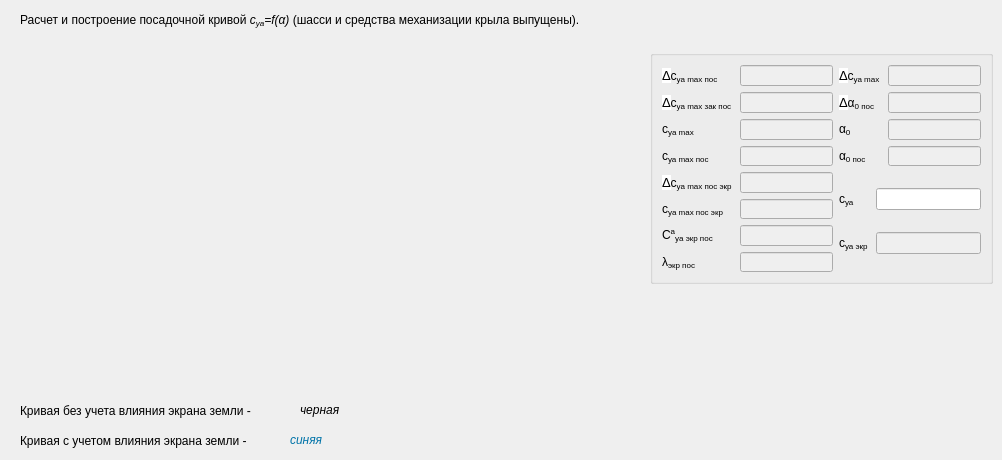
            <widget class="QWidget" name="tabDown">
             <attribute name="title">
              <string>Посадочная</string>
             </attribute>
             <widget class="QWidget" name="downwidget" native="true">
              <property name="geometry">
               <rect>
                <x>20</x>
                <y>40</y>
                <width>621</width>
                <height>341</height>
               </rect>
              </property>
             </widget>
             <widget class="QGroupBox" name="groupBox_17">
              <property name="geometry">
               <rect>
                <x>650</x>
                <y>50</y>
                <width>343</width>
                <height>234</height>
               </rect>
              </property>
              <property name="title">
               <string/>
              </property>
              <layout class="QGridLayout" name="gridLayout_26">
               <item row="0" column="0">
                <layout class="QGridLayout" name="gridLayout_20">
                 <item row="0" column="0">
                  <widget class="QLabel" name="label_254">
                   <property name="text">
                    <string>&lt;html&gt;&lt;head/&gt;&lt;body&gt;&lt;p&gt;&lt;span style=&quot; font-family:'-apple-system,BlinkMacSystemFont,Roboto,Helvetica Neue,Geneva,Noto Sans Armenian,Noto Sans Bengali,Noto Sans Cherokee,Noto Sans Devanagari,Noto Sans Ethiopic,Noto Sans Georgian,Noto Sans Hebrew,Noto Sans Kannada,Noto Sans Khmer,Noto Sans Lao,Noto Sans Osmanya,Noto Sans Tamil,Noto Sans Telugu,Noto Sans Thai,sans-serif,arial,Tahoma,verdana'; font-size:13px; color:#000000; background-color:#ffffff;&quot;&gt;Δ&lt;/span&gt;с&lt;span style=&quot; vertical-align:sub;&quot;&gt;ya max пос &lt;/span&gt;&lt;/p&gt;&lt;/body&gt;&lt;/html&gt;</string>
                   </property>
                  </widget>
                 </item>
                 <item row="3" column="0">
                  <widget class="QLabel" name="label_257">
                   <property name="toolTip">
                    <string>&lt;html&gt;&lt;head/&gt;&lt;body&gt;&lt;p&gt;Максимальный коэффициент подъемной силы при посадке без учета влияния экрана земли&lt;/p&gt;&lt;/body&gt;&lt;/html&gt;</string>
                   </property>
                   <property name="text">
                    <string>&lt;html&gt;&lt;head/&gt;&lt;body&gt;&lt;p&gt;с&lt;span style=&quot; vertical-align:sub;&quot;&gt;уа max пос &lt;/span&gt;&lt;/p&gt;&lt;/body&gt;&lt;/html&gt;</string>
                   </property>
                  </widget>
                 </item>
                 <item row="2" column="0">
                  <widget class="QLabel" name="label_256">
                   <property name="toolTip">
                    <string>&lt;html&gt;&lt;head/&gt;&lt;body&gt;&lt;p&gt;Максимальный коэффициент подъемной силы&lt;/p&gt;&lt;/body&gt;&lt;/html&gt;</string>
                   </property>
                   <property name="text">
                    <string>&lt;html&gt;&lt;head/&gt;&lt;body&gt;&lt;p&gt;с&lt;span style=&quot; vertical-align:sub;&quot;&gt;ya max &lt;/span&gt;&lt;/p&gt;&lt;/body&gt;&lt;/html&gt;</string>
                   </property>
                  </widget>
                 </item>
                 <item row="1" column="0">
                  <widget class="QLabel" name="label_253">
                   <property name="toolTip">
                    <string>&lt;html&gt;&lt;head/&gt;&lt;body&gt;&lt;p&gt;&lt;br/&gt;&lt;/p&gt;&lt;/body&gt;&lt;/html&gt;</string>
                   </property>
                   <property name="text">
                    <string>&lt;html&gt;&lt;head/&gt;&lt;body&gt;&lt;p&gt;&lt;span style=&quot; font-family:'-apple-system,BlinkMacSystemFont,Roboto,Helvetica Neue,Geneva,Noto Sans Armenian,Noto Sans Bengali,Noto Sans Cherokee,Noto Sans Devanagari,Noto Sans Ethiopic,Noto Sans Georgian,Noto Sans Hebrew,Noto Sans Kannada,Noto Sans Khmer,Noto Sans Lao,Noto Sans Osmanya,Noto Sans Tamil,Noto Sans Telugu,Noto Sans Thai,sans-serif,arial,Tahoma,verdana'; font-size:13px; color:#000000; background-color:#ffffff;&quot;&gt;Δ&lt;/span&gt;с&lt;span style=&quot; vertical-align:sub;&quot;&gt;ya max зак пос &lt;/span&gt;&lt;/p&gt;&lt;/body&gt;&lt;/html&gt;</string>
                   </property>
                  </widget>
                 </item>
                 <item row="0" column="1">
                  <widget class="QLineEdit" name="la_dCyamaxpr_Down">
                   <property name="enabled">
                    <bool>false</bool>
                   </property>
                  </widget>
                 </item>
                 <item row="1" column="1">
                  <widget class="QLineEdit" name="la_dCyamaxzakpos_Down">
                   <property name="enabled">
                    <bool>false</bool>
                   </property>
                  </widget>
                 </item>
                 <item row="3" column="1">
                  <widget class="QLineEdit" name="la_Cyamaxpos_Down">
                   <property name="enabled">
                    <bool>false</bool>
                   </property>
                  </widget>
                 </item>
                 <item row="2" column="1">
                  <widget class="QLineEdit" name="la_Cyamax_Down">
                   <property name="enabled">
                    <bool>false</bool>
                   </property>
                  </widget>
                 </item>
                </layout>
               </item>
               <item row="0" column="1">
                <layout class="QGridLayout" name="gridLayout_21">
                 <item row="0" column="0">
                  <widget class="QLabel" name="label_258">
                   <property name="toolTip">
                    <string>&lt;html&gt;&lt;head/&gt;&lt;body&gt;&lt;p&gt;Зависит от типа механизации крыла&lt;/p&gt;&lt;/body&gt;&lt;/html&gt;</string>
                   </property>
                   <property name="text">
                    <string>&lt;html&gt;&lt;head/&gt;&lt;body&gt;&lt;p&gt;&lt;span style=&quot; font-family:'-apple-system,BlinkMacSystemFont,Roboto,Helvetica Neue,Geneva,Noto Sans Armenian,Noto Sans Bengali,Noto Sans Cherokee,Noto Sans Devanagari,Noto Sans Ethiopic,Noto Sans Georgian,Noto Sans Hebrew,Noto Sans Kannada,Noto Sans Khmer,Noto Sans Lao,Noto Sans Osmanya,Noto Sans Tamil,Noto Sans Telugu,Noto Sans Thai,sans-serif,arial,Tahoma,verdana'; font-size:13px; color:#000000; background-color:#ffffff;&quot;&gt;Δ&lt;/span&gt;с&lt;span style=&quot; vertical-align:sub;&quot;&gt;уа max &lt;/span&gt;&lt;/p&gt;&lt;/body&gt;&lt;/html&gt;</string>
                   </property>
                  </widget>
                 </item>
                 <item row="3" column="0">
                  <widget class="QLabel" name="label_261">
                   <property name="toolTip">
                    <string>Угол атаки нулевой подъемной силы при посадке</string>
                   </property>
                   <property name="text">
                    <string>&lt;html&gt;&lt;head/&gt;&lt;body&gt;&lt;p&gt;α&lt;span style=&quot; vertical-align:sub;&quot;&gt;0 пос &lt;/span&gt;&lt;/p&gt;&lt;/body&gt;&lt;/html&gt;</string>
                   </property>
                  </widget>
                 </item>
                 <item row="1" column="0">
                  <widget class="QLabel" name="label_259">
                   <property name="toolTip">
                    <string>&lt;html&gt;&lt;head/&gt;&lt;body&gt;&lt;p&gt;Приращения угла атаки нулевой подъемной силы при взлете&lt;/p&gt;&lt;/body&gt;&lt;/html&gt;</string>
                   </property>
                   <property name="text">
                    <string>&lt;html&gt;&lt;head/&gt;&lt;body&gt;&lt;p&gt;&lt;span style=&quot; font-family:'-apple-system,BlinkMacSystemFont,Roboto,Helvetica Neue,Geneva,Noto Sans Armenian,Noto Sans Bengali,Noto Sans Cherokee,Noto Sans Devanagari,Noto Sans Ethiopic,Noto Sans Georgian,Noto Sans Hebrew,Noto Sans Kannada,Noto Sans Khmer,Noto Sans Lao,Noto Sans Osmanya,Noto Sans Tamil,Noto Sans Telugu,Noto Sans Thai,sans-serif,arial,Tahoma,verdana'; font-size:13px; color:#000000; background-color:#ffffff;&quot;&gt;Δ&lt;/span&gt;α&lt;span style=&quot; vertical-align:sub;&quot;&gt;0 пос&lt;/span&gt;&lt;/p&gt;&lt;/body&gt;&lt;/html&gt;</string>
                   </property>
                  </widget>
                 </item>
                 <item row="2" column="0">
                  <widget class="QLabel" name="label_260">
                   <property name="toolTip">
                    <string>Угол атаки нулевой подъемной силы</string>
                   </property>
                   <property name="text">
                    <string>&lt;html&gt;&lt;head/&gt;&lt;body&gt;&lt;p&gt;α&lt;span style=&quot; vertical-align:sub;&quot;&gt;0 &lt;/span&gt;&lt;/p&gt;&lt;/body&gt;&lt;/html&gt;</string>
                   </property>
                  </widget>
                 </item>
                 <item row="0" column="1">
                  <widget class="QLineEdit" name="la_dCyamax_Down">
                   <property name="enabled">
                    <bool>false</bool>
                   </property>
                  </widget>
                 </item>
                 <item row="1" column="1">
                  <widget class="QLineEdit" name="la_da0pos_Down">
                   <property name="enabled">
                    <bool>false</bool>
                   </property>
                  </widget>
                 </item>
                 <item row="2" column="1">
                  <widget class="QLineEdit" name="la_a0_Down">
                   <property name="enabled">
                    <bool>false</bool>
                   </property>
                  </widget>
                 </item>
                 <item row="3" column="1">
                  <widget class="QLineEdit" name="la_a0pos_Down">
                   <property name="enabled">
                    <bool>false</bool>
                   </property>
                  </widget>
                 </item>
                </layout>
               </item>
               <item row="1" column="0">
                <layout class="QGridLayout" name="gridLayout_22">
                 <item row="0" column="0">
                  <widget class="QLabel" name="label_263">
                   <property name="toolTip">
                    <string>&lt;html&gt;&lt;head/&gt;&lt;body&gt;&lt;p&gt;&lt;br/&gt;&lt;/p&gt;&lt;/body&gt;&lt;/html&gt;</string>
                   </property>
                   <property name="text">
                    <string>&lt;html&gt;&lt;head/&gt;&lt;body&gt;&lt;p&gt;&lt;span style=&quot; font-family:'-apple-system,BlinkMacSystemFont,Roboto,Helvetica Neue,Geneva,Noto Sans Armenian,Noto Sans Bengali,Noto Sans Cherokee,Noto Sans Devanagari,Noto Sans Ethiopic,Noto Sans Georgian,Noto Sans Hebrew,Noto Sans Kannada,Noto Sans Khmer,Noto Sans Lao,Noto Sans Osmanya,Noto Sans Tamil,Noto Sans Telugu,Noto Sans Thai,sans-serif,arial,Tahoma,verdana'; font-size:13px; color:#000000; background-color:#ffffff;&quot;&gt;Δ&lt;/span&gt;с&lt;span style=&quot; vertical-align:sub;&quot;&gt;ya max пос экр &lt;/span&gt;&lt;/p&gt;&lt;/body&gt;&lt;/html&gt;</string>
                   </property>
                  </widget>
                 </item>
                 <item row="2" column="0">
                  <widget class="QLabel" name="label_262">
                   <property name="toolTip">
                    <string>&lt;html&gt;&lt;head/&gt;&lt;body&gt;&lt;p&gt;Производная коэффициента подъемной силы с учетом влияния экрана земли при посадке&lt;/p&gt;&lt;/body&gt;&lt;/html&gt;</string>
                   </property>
                   <property name="text">
                    <string>&lt;html&gt;&lt;head/&gt;&lt;body&gt;&lt;p&gt;C&lt;span style=&quot; vertical-align:super;&quot;&gt;а&lt;/span&gt;&lt;span style=&quot; vertical-align:sub;&quot;&gt;ya экр пос &lt;/span&gt;&lt;/p&gt;&lt;/body&gt;&lt;/html&gt;</string>
                   </property>
                  </widget>
                 </item>
                 <item row="3" column="0">
                  <widget class="QLabel" name="label_265">
                   <property name="toolTip">
                    <string>&lt;html&gt;&lt;head/&gt;&lt;body&gt;&lt;p&gt;Фиктивное удлинение крыла, учитывающее влияние экрана земли при посадке&lt;/p&gt;&lt;/body&gt;&lt;/html&gt;</string>
                   </property>
                   <property name="text">
                    <string>&lt;html&gt;&lt;head/&gt;&lt;body&gt;&lt;p&gt;λ&lt;span style=&quot; vertical-align:sub;&quot;&gt;экр пос&lt;/span&gt;&lt;/p&gt;&lt;/body&gt;&lt;/html&gt;</string>
                   </property>
                  </widget>
                 </item>
                 <item row="1" column="0">
                  <widget class="QLabel" name="label_264">
                   <property name="toolTip">
                    <string>&lt;html&gt;&lt;head/&gt;&lt;body&gt;&lt;p&gt;Максимальный коэффициент подъемной силы при посадке с учетом экрана земли&lt;/p&gt;&lt;/body&gt;&lt;/html&gt;</string>
                   </property>
                   <property name="text">
                    <string>&lt;html&gt;&lt;head/&gt;&lt;body&gt;&lt;p&gt;с&lt;span style=&quot; vertical-align:sub;&quot;&gt;ya max пос экр&lt;/span&gt;&lt;/p&gt;&lt;/body&gt;&lt;/html&gt;</string>
                   </property>
                  </widget>
                 </item>
                 <item row="0" column="1">
                  <widget class="QLineEdit" name="la_dCyamaxpos_scrin_Down">
                   <property name="enabled">
                    <bool>false</bool>
                   </property>
                  </widget>
                 </item>
                 <item row="1" column="1">
                  <widget class="QLineEdit" name="la_Cyamaxpos_scrin_Down">
                   <property name="enabled">
                    <bool>false</bool>
                   </property>
                  </widget>
                 </item>
                 <item row="2" column="1">
                  <widget class="QLineEdit" name="la_Caya_scrin_Down">
                   <property name="enabled">
                    <bool>false</bool>
                   </property>
                  </widget>
                 </item>
                 <item row="3" column="1">
                  <widget class="QLineEdit" name="la_lamda_scrin_Down">
                   <property name="enabled">
                    <bool>false</bool>
                   </property>
                  </widget>
                 </item>
                </layout>
               </item>
               <item row="1" column="1">
                <layout class="QGridLayout" name="gridLayout_29">
                 <item row="1" column="0">
                  <widget class="QLabel" name="label_267">
                   <property name="text">
                    <string>&lt;html&gt;&lt;head/&gt;&lt;body&gt;&lt;p&gt;с&lt;span style=&quot; vertical-align:sub;&quot;&gt;уа экр &lt;/span&gt;&lt;/p&gt;&lt;/body&gt;&lt;/html&gt;</string>
                   </property>
                  </widget>
                 </item>
                 <item row="0" column="0">
                  <widget class="QLabel" name="label_266">
                   <property name="text">
                    <string>&lt;html&gt;&lt;head/&gt;&lt;body&gt;&lt;p&gt;с&lt;span style=&quot; vertical-align:sub;&quot;&gt;уа &lt;/span&gt;&lt;/p&gt;&lt;/body&gt;&lt;/html&gt;</string>
                   </property>
                  </widget>
                 </item>
                 <item row="0" column="1">
                  <widget class="QLineEdit" name="la_Cya_Down"/>
                 </item>
                 <item row="1" column="1">
                  <widget class="QLineEdit" name="la_Cya_scrin_Down">
                   <property name="enabled">
                    <bool>false</bool>
                   </property>
                  </widget>
                 </item>
                </layout>
               </item>
              </layout>
             </widget>
             <widget class="QLabel" name="label_Mkr_7">
              <property name="geometry">
               <rect>
                <x>20</x>
                <y>10</y>
                <width>821</width>
                <height>21</height>
               </rect>
              </property>
              <property name="text">
               <string>&lt;html&gt;&lt;head/&gt;&lt;body&gt;&lt;p&gt;Расчет и построение посадочной кривой&lt;span style=&quot; font-style:italic;&quot;&gt; c&lt;/span&gt;&lt;span style=&quot; font-style:italic; vertical-align:sub;&quot;&gt;ya&lt;/span&gt;&lt;span style=&quot; font-style:italic;&quot;&gt;=f(α) &lt;/span&gt;(шасси и средства механизации крыла выпущены).&lt;/p&gt;&lt;/body&gt;&lt;/html&gt;</string>
              </property>
             </widget>
             <widget class="QLabel" name="label_355">
              <property name="geometry">
               <rect>
                <x>300</x>
                <y>400</y>
                <width>51</width>
                <height>21</height>
               </rect>
              </property>
              <property name="text">
               <string>&lt;html&gt;&lt;head/&gt;&lt;body&gt;&lt;p&gt;&lt;span style=&quot; font-style:italic;&quot;&gt;черная&lt;/span&gt;&lt;/p&gt;&lt;/body&gt;&lt;/html&gt;</string>
              </property>
             </widget>
             <widget class="QLabel" name="label_356">
              <property name="geometry">
               <rect>
                <x>20</x>
                <y>400</y>
                <width>271</width>
                <height>21</height>
               </rect>
              </property>
              <property name="text">
               <string>Кривая без учета влияния экрана земли -</string>
              </property>
             </widget>
             <widget class="QLabel" name="label_357">
              <property name="geometry">
               <rect>
                <x>290</x>
                <y>430</y>
                <width>51</width>
                <height>21</height>
               </rect>
              </property>
              <property name="styleSheet">
               <string notr="true">color: rgb(0, 115, 168);</string>
              </property>
              <property name="text">
               <string>&lt;html&gt;&lt;head/&gt;&lt;body&gt;&lt;p&gt;&lt;span style=&quot; font-style:italic;&quot;&gt;синяя&lt;/span&gt;&lt;/p&gt;&lt;/body&gt;&lt;/html&gt;</string>
              </property>
             </widget>
             <widget class="QLabel" name="label_358">
              <property name="geometry">
               <rect>
                <x>20</x>
                <y>430</y>
                <width>271</width>
                <height>21</height>
               </rect>
              </property>
              <property name="text">
               <string>Кривая с учетом влияния экрана земли -</string>
              </property>
             </widget>
            </widget>
